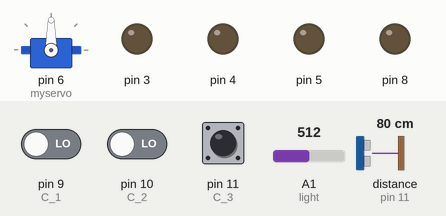
Bench run of a sketch on a simulated Arduino Uno, built with avr-gcc and run on an emulated ATmega328P. On the bench: servo, output pins drawn as LEDs (lit = HIGH). The test bench sets the inputs (shaded band); at power-on: pin 11 (C_3) LOW, pin 9 (C_1) LOW, pin 10 (C_2) LOW, A1 (light) = 512, distance to the obstacle (sensor on pin 11) 80 cm. The echo pulse lasts 58.3 µs per cm.

Above: at 1.2 s.
1.3 s: pin 11 (C_3) pulsed HIGH 2 times (0.12 s each, 0.3 s apart)
At 2.2 s:
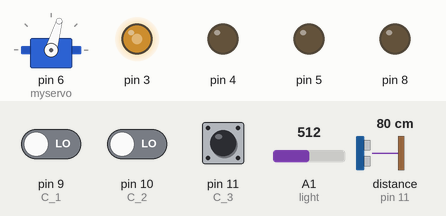
At 4.0 s:
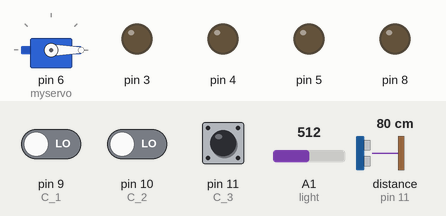
Timing chart, 0 to 5.5 s (numbered marks = the images above; inputs shaded):
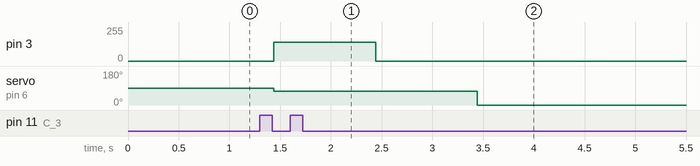

Measured:
- after the input at 1.3 s, pin 3: 0/255 → 141/255 after 0.14 s, → 0/255 1.0 s later; servo on pin 6 (myservo): 90° → 74° after 0.14 s, → 0° 2.0 s later

The sketch:

Natcar_comp_final_1.ino
```cpp
#include <Servo.h>

Servo myservo;
int scanned[128]; //Creating array to store data input from the camera
int number = 0; //Declaring the integer number as a global variable (line 44)
int middle;  //Declaring the integer middle as a global variable (line 58)
int beginline = 64; //Variable set
int range = 35;
int motorSpeed = 150; //Variable for motor speed set
int in = 0;
double dt = 0.0040404;
//channel 1 is only steering
//channel 2 is only throttle
//channel 3 is On Manual or On Auto
void setup() {
  pinMode(A1, INPUT); //Â0 is input for camera: A
  pinMode(4, OUTPUT); //4 is SI: B
  pinMode(8, OUTPUT); //8 is CLK: C
  Serial.begin(250000);
  pinMode(9, INPUT); // C 1
  pinMode(10, INPUT); // C 2
  pinMode(11, INPUT); // C 3
  pinMode(3, OUTPUT);
  pinMode(5, OUTPUT);

}
void loop() {
  double t = micros();
  myservo.attach(6);
  //pulseIn reads the pulse that the reciever is getting (different for each channel)
  if (pulseIn(11, HIGH) > 1300) { // if true, MANUAL

    if (pulseIn(10, HIGH) > 1750) {
      analogWrite(3, 255); //set motor speed to 70
    }
    else {
      analogWrite(3, 0); //set motor speed to 0 using analog
    }
    myservo.write(map(pulseIn(9, HIGH), 1232, 1860, 33, 103)); //maps the range of the left range and right range #s and converts to servo length
  }
  else if(pulseIn(11, HIGH) > 400) {
    myservo.attach(6);
    //SI stands for serial in; tells the camera to start taking the picture
    //CLK stands for clock; actualy takes the picture and holds its values
    digitalWrite(4, HIGH); //SI Starting
    digitalWrite(8, HIGH); //CLK Starting
    digitalWrite(4, LOW); //SI
    digitalWrite(8, LOW); //CLK
    number = 0; //creating a variable to add up all the light intensity for the average
    for (int i = 0; i <= 127; i++) { //Checking every pixel (127  pixels) from the camera
      digitalWrite(8, HIGH); //CLK taking pictures
      digitalWrite(8, LOW); //CLK taking pictures
      scanned[i] = analogRead(A1); //array to save the past light intensity
      number = number + scanned[i]; //adding the value [i] from the scanned array to the integer number
    }
    middle = (number / 127) * 1.01; //(1.01) creating a variable as the average
    int linefinder[128]; //Creating an array to check for the start of this line
    for (int check = 0; check <= 127; check++) {
      if (scanned[check] > middle) { //checking if value inputed by the camera is greater than average
        //Serial.print(" "); //white
        linefinder[check] = 0; //Storing variable
      }
      else if (scanned[check] <= middle) { //if value inputted from camera is les than average
        //Serial.print("0"); //Outputs 0 if light reflected if less than middle or “black”
        linefinder[check] = 1; //Inputs 0, or dark, into the linefinder array
      }
    }
    for (int findchecker = 0; findchecker <= 124; findchecker++) { //for loop that stops at 124 because otherwise the linefinder could set the line beggining as something over 127+
      if (linefinder[findchecker] == 1 && linefinder[findchecker + 1] == 0  && linefinder[findchecker + 2] == 0 && linefinder[findchecker + 3] == 0 ) { //checks where the black ends and where the white starts
        beginline = findchecker + 1; //sets the integer beginline to where the line begins
        break; //breaks out of for loops or else it will run unessescarilly
      }
    }
    //Serial.print(" ");
    //Serial.print( beginline); //prints out where the beginning of the line is
    //Serial.print("    ");

    int error = beginline - 45; //45 is approximate center
    //Serial.print(error);
    in = in + (error * 1.093);
    if (in > 565) {
      in = 565;
    }
    if (in < -565) {
      in = -565;
    }
    error = error + (in * 0.0668);
    delayMicroseconds(dt);
    /*
    if (error > 58) { //checking if beginline (being mapped to servo) is over 180 (can change after testing)
      error = 58; //sets maximum turning of servo to 64 so that it does not break the wheels
    }
    if (error < -58) { // checking if the servo will die
      error = -58; // sets minimum turning of servo to -64
    }
    */
    if(error < 4 &&  error > -4){
      error = 0;

    }
    //Serial.print("PID val: ");
    //Serial.print(error);
    analogWrite(3, map(abs(error), 80, 0, motorSpeed - range, motorSpeed));
    error = map(error, -90, 90, 30, 103); //mapping the beginning of the line to the servo
    //Serial.print("                 Servo angle:" );
    myservo.write(error); //write in new beginline value into servo
    //Serial.print(" "); //spaces out
    //Serial.println(error); //prints out the value
    //Serial.print(" ");
    //Serial.print(in);
    //Serial.println(); //newline
    //MOTOR:
    //analogWrite(3, motorSpeed);


  }
  else{
    analogWrite(3, 0);
    myservo.detach();


  }
 }
```
